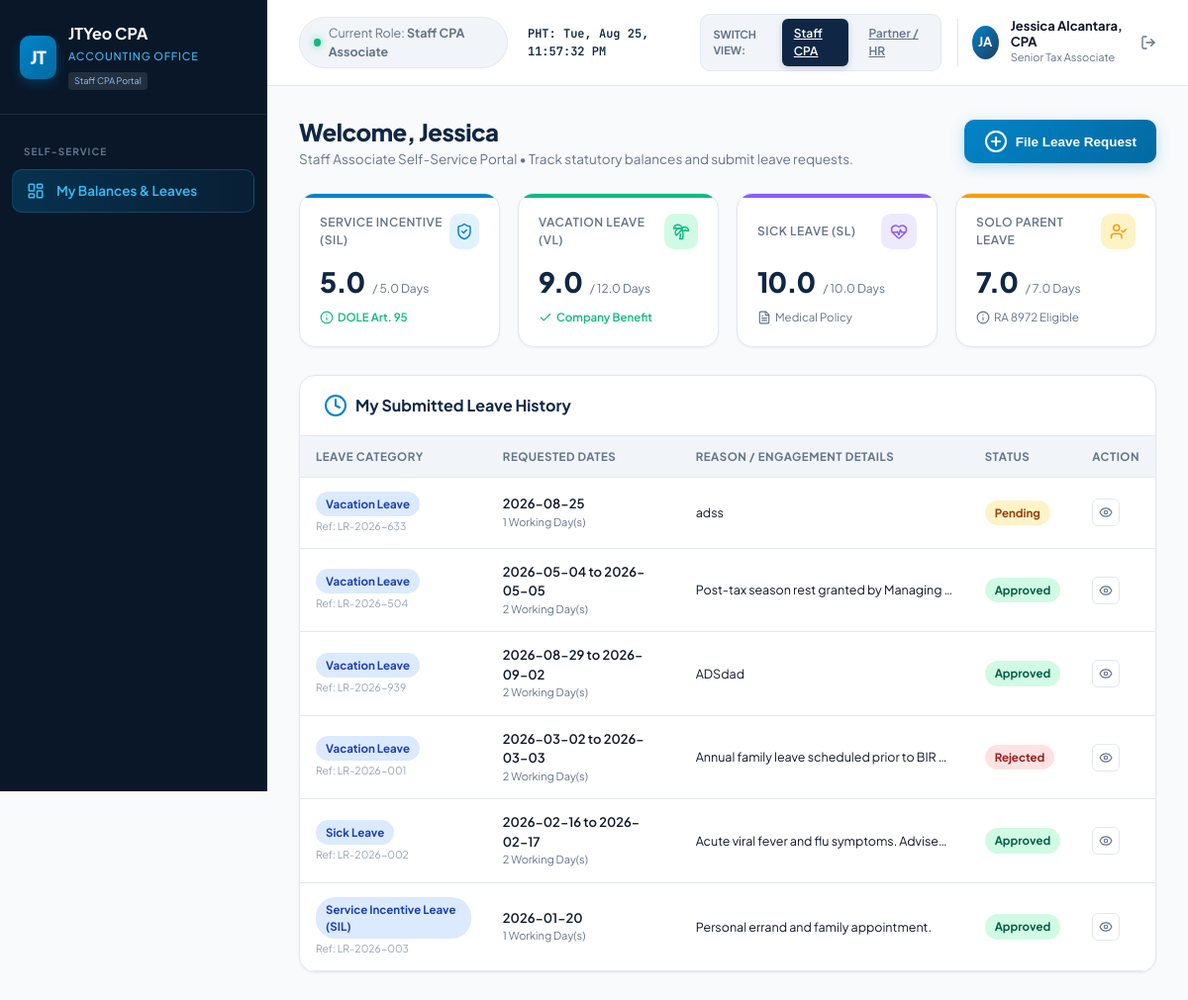
The app's page /staff_dashboard.php (signed in), older data.
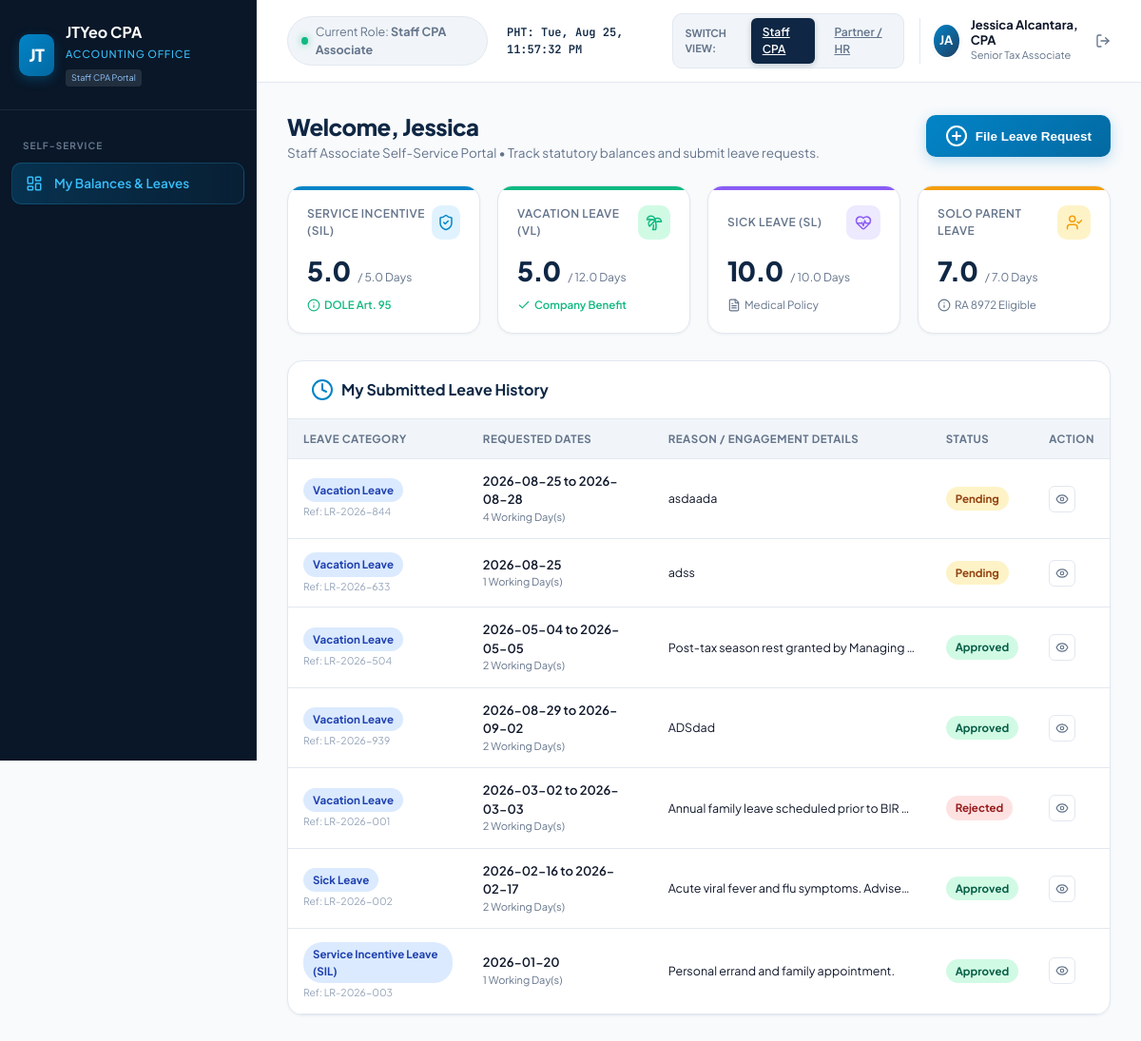
The same page, newer data.
### tables this page shows
CREATE TABLE leave_balances (
            id INTEGER PRIMARY KEY AUTOINCREMENT,
            user_id INTEGER NOT NULL,
            sil_balance REAL DEFAULT 5.0, -- DOLE 5-day Service Incentive Leave
            vl_balance REAL DEFAULT 12.0, -- Vacation Leave
            sl_balance REAL DEFAULT 10.0, -- Sick Leave
            solo_parent_balance REAL DEFAULT 7.0,
            updated_at DATETIME DEFAULT CURRENT_TIMESTAMP,
            FOREIGN KEY (user_id) REFERENCES users(id) ON DELETE CASCADE
        );

CREATE TABLE leave_requests (
            id INTEGER PRIMARY KEY AUTOINCREMENT,
            ref_no TEXT UNIQUE NOT NULL,
            user_id INTEGER NOT NULL,
            leave_type TEXT NOT NULL, -- 'SIL', 'VL', 'SL', 'SoloParent', 'MagnaCarta', 'VAWC', 'Emergency'
            leave_type_label TEXT NOT NULL,
            start_date DATE NOT NULL,
            end_date DATE NOT NULL,
            days_count REAL NOT NULL,
            duration_mode TEXT DEFAULT 'full',
            reason TEXT NOT NULL,
            attachment_path TEXT,
            status TEXT DEFAULT 'Pending', -- 'Pending', 'Approved', 'Rejected'
            approver_name TEXT,
            rejection_reason TEXT,
            created_at DATETIME DEFAULT CURRENT_TIMESTAMP,
            decided_at DATETIME,
            FOREIGN KEY (user_id) REFERENCES users(id) ON DELETE CASCADE
        );

### auth.php (called while the page is built, shortened)
<?php
require_once __DIR__ . '/config/db.php';
function getCurrentUser() {
    global $pdo;
    $stmt = $pdo->prepare("
        SELECT u.*, b.sil_balance, b.vl_balance, b.sl_balance, b.solo_parent_balance
        FROM users u
        LEFT JOIN leave_balances b ON u.id = b.user_id
        WHERE u.id = ?
    ");
    $stmt->execute([$_SESSION['user_id']]);
    $user = $stmt->fetch();
    return $user;
}

### staff_dashboard.php (the view, shortened to what the changed rows need)
<?php
require_once __DIR__ . '/auth.php';
$user = getCurrentUser();
$stmt = $pdo->prepare("SELECT * FROM leave_balances WHERE user_id = ?");
$stmt->execute([$user['id']]);
$balances = $stmt->fetch() ?: ['sil_balance' => 5.0, 'vl_balance' => 12.0, 'sl_balance' => 10.0, 'solo_parent_balance' => 7.0];
$silBalance = (float) $balances['sil_balance'];
$vlBalance = (float) $balances['vl_balance'];
$slBalance = (float) $balances['sl_balance'];
$splBalance = (float) $balances['solo_parent_balance'];
$leaveReqStmt = $pdo->prepare("
    SELECT r.*, u.name as employee_name, u.department, u.title, u.avatar_initials
    FROM leave_requests r
    JOIN users u ON r.user_id = u.id
    WHERE r.user_id = ?
    ORDER BY r.created_at DESC
    LIMIT 10
");
$leaveReqStmt->execute([$user['id']]);
$leaveRequests = $leaveReqStmt->fetchAll();
?>
<!DOCTYPE html>
<html lang="en">
<head>
  <link rel="stylesheet" href="style.css">
  <link href="https://cdn.jsdelivr.net/npm/fullcalendar@5.11.3/main.min.css" rel="stylesheet">
</head>
<body>
  <div class="app-container">
    <aside class="sidebar">
      <div class="brand-section">
        <div class="brand-info">
          <h2>JTYeo CPA</h2>
        </div>
      </div>
    </aside>
    <main class="main-wrapper">
      <div class="content-area">
        <div id="tab-my-portal" class="tab-pane">
          <div class="page-header">
            <div class="page-title">
              <h1>Welcome, <?= htmlspecialchars(explode(' ', $user['name'])[0]) ?></h1>
            </div>
          </div>
          <div class="kpi-grid">
            <div class="kpi-card blue">
              <div class="kpi-value-row">
                <span class="kpi-value"><?= number_format($silBalance, 1) ?></span>
                <span class="kpi-sub">/ 5.0 Days</span>
              </div>
            </div>
            <div class="kpi-card green">
              <div class="kpi-value-row">
                <span class="kpi-value"><?= number_format($vlBalance, 1) ?></span>
                <span class="kpi-sub">/ 12.0 Days</span>
              </div>
            </div>
            <div class="kpi-card purple">
              <div class="kpi-value-row">
                <span class="kpi-value"><?= number_format($slBalance, 1) ?></span>
                <span class="kpi-sub">/ 10.0 Days</span>
              </div>
            </div>
            <div class="kpi-card amber">
              <div class="kpi-value-row">
                <span class="kpi-value"><?= number_format($splBalance, 1) ?></span>
                <span class="kpi-sub">/ 7.0 Days</span>
              </div>
            </div>
          </div>
          <div class="dashboard-card">
            <div class="table-responsive">
              <table class="custom-table">
                <thead>
                  <tr>
                    <th>Leave Category</th>
                    <th>Requested Dates</th>
                    <th>Reason / Engagement Details</th>
                    <th>Status</th>
                    <th>Action</th>
                  </tr>
                </thead>
                <tbody>
                  <?php if (empty($leaveRequests)): ?>
                    <tr>
                      <td colspan="5" style="text-align:center; padding:36px; color:var(--text-muted);">
                        <i data-lucide="calendar"
                          style="width:28px;height:28px;margin:0 auto 8px;display:block;opacity:0.4;"></i>
                        No leave applications filed yet. Click <strong>"File Leave Request"</strong> to submit an
                        application.
                      </td>
                    </tr>
                  <?php else: ?>
                    <?php foreach ($leaveRequests as $req): ?>
                      <tr>
                        <td>
                          <span class="badge badge-vl"><?= htmlspecialchars($req['leave_type_label']) ?></span>
                          <div style="font-size:10.5px; color:var(--text-light); margin-top:2px;">Ref: <?= $req['ref_no'] ?>
                          </div>
                        </td>
                        <td>
                          <div style="font-weight:600;"><?= $req['start_date'] ?>
                            <?= $req['start_date'] !== $req['end_date'] ? 'to ' . $req['end_date'] : '' ?></div>
                          <div style="font-size:11px; color:var(--text-muted);"><?= $req['days_count'] ?> Working Day(s)
                          </div>
                        </td>
                        <td>
                          <div
                            style="font-size:12.5px; max-width:260px; white-space:nowrap; overflow:hidden; text-overflow:ellipsis;"
                            title="<?= htmlspecialchars($req['reason']) ?>">
                            <?= htmlspecialchars($req['reason']) ?>
                          </div>
                        </td>
                        <td>
                          <?php
                          $statusBadge = 'badge-pending';
                          if ($req['status'] === 'Approved')
                            $statusBadge = 'badge-approved';
                          if ($req['status'] === 'Rejected')
                            $statusBadge = 'badge-rejected';
                          ?>
                          <span class="badge <?= $statusBadge ?>"><?= $req['status'] ?></span>
                        </td>
                        <td>
                          <button class="btn-icon" title="View Dual Signoff Stepper & Details"
                            onclick="viewDetailsModal('<?= $req['ref_no'] ?>', '<?= addslashes($req['employee_name']) ?>', '<?= addslashes($req['leave_type_label']) ?>', '<?= $req['days_count'] ?>', '<?= $req['start_date'] ?>', '<?= $req['end_date'] ?>', '<?= addslashes($req['reason']) ?>', '<?= $req['status'] ?>', '<?= addslashes($req['approver_name'] ?? 'Pending') ?>', '<?= addslashes($req['rejection_reason'] ?? '') ?>')">
                            <i data-lucide="eye" style="width:14px;height:14px;"></i>
                          </button>
                        </td>
                      </tr>
                    <?php endforeach; ?>
                  <?php endif; ?>
                </tbody>
              </table>
            </div>
          </div>
        </div>
      </div>
    </main>
  </div>
</body>
</html>

Row changes from the older to the newer data that the page shows:
changed leave_balances: vl_balance "9.0" → "5.0"
added leave_requests: leave_type_label "Vacation Leave", ref_no "LR-2026-844", start_date "2026-08-25", end_date "2026-08-28", days_count "4", reason "asdaada", status "Pending"
